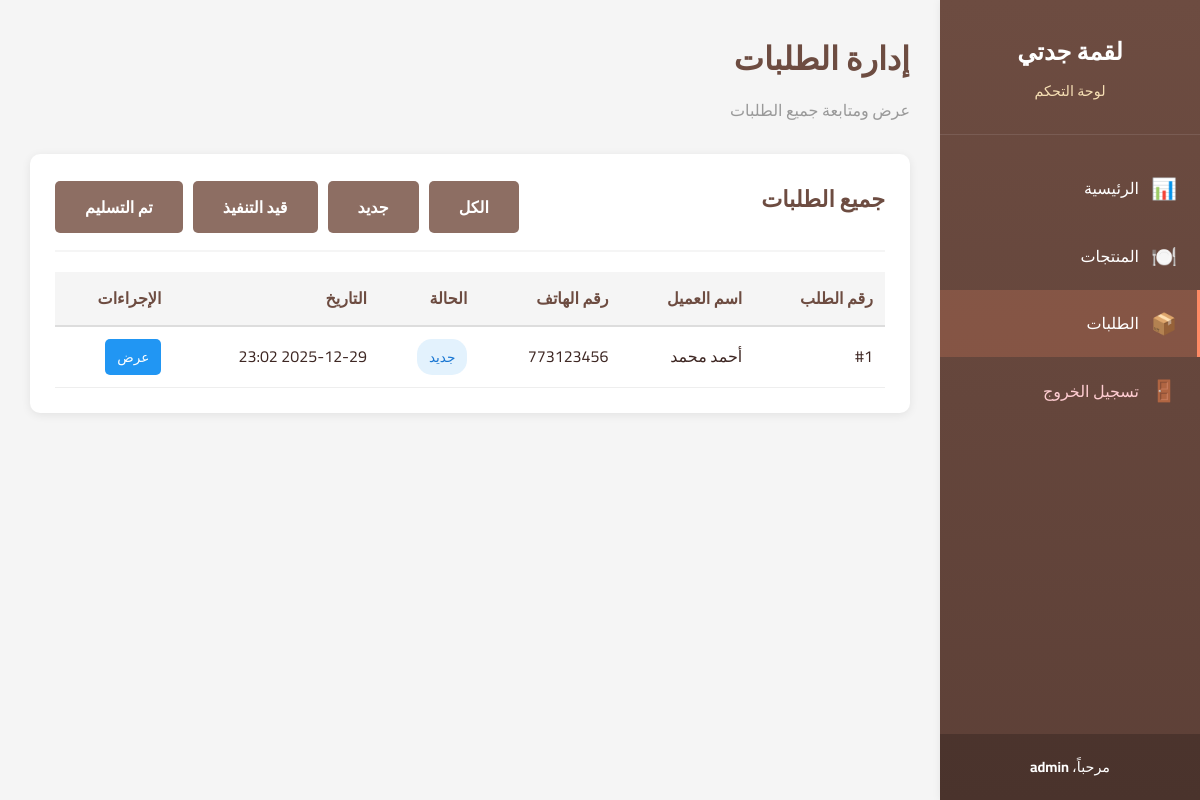
Screenshot of /admin/orders.php (signed in) with the database file from the repository.
### tables this page shows
CREATE TABLE orders (
    id INT PRIMARY KEY AUTO_INCREMENT,
    customer_name VARCHAR(100) NOT NULL,
    customer_phone VARCHAR(20) NOT NULL,
    notes TEXT,
    status VARCHAR(30) DEFAULT 'جديد',
    created_at TIMESTAMP DEFAULT CURRENT_TIMESTAMP
);

### admin/orders.php (the view, shortened to what this page needs)
<?php
$status_filter = isset($_GET['status']) ? mysqli_real_escape_string($conn, $_GET['status']) : '';
if ($status_filter) {
    $orders_query = "SELECT * FROM orders WHERE status = '$status_filter' ORDER BY created_at DESC";
} else {
    $orders_query = "SELECT * FROM orders ORDER BY created_at DESC";
}
$orders_result = mysqli_query($conn, $orders_query);
$view_order = null;
$order_items = null;
?>
<!DOCTYPE html>
<html lang="ar" dir="rtl">
<head>
    <link rel="stylesheet" href="../css/style.css">
    <link rel="stylesheet" href="admin-style.css">
</head>
<body class="admin-body">
    <aside class="admin-sidebar">
        <div class="sidebar-header">
            <h2>لقمة جدتي</h2>
            <p>لوحة التحكم</p>
        </div>
        <nav class="sidebar-nav">
            <a href="dashboard.php" class="nav-item">
                <span class="nav-icon">📊</span>
                <span>الرئيسية</span>
            </a>
            <a href="products.php" class="nav-item">
                <span class="nav-icon">🍽️</span>
                <span>المنتجات</span>
            </a>
            <a href="orders.php" class="nav-item active">
                <span class="nav-icon">📦</span>
                <span>الطلبات</span>
            </a>
            <a href="logout.php" class="nav-item logout">
                <span class="nav-icon">🚪</span>
                <span>تسجيل الخروج</span>
            </a>
        </nav>
        <div class="sidebar-footer">
            <p>مرحباً، <strong><?php echo $_SESSION['admin_username']; ?></strong></p>
        </div>
    </aside>
    <main class="admin-content">
        <header class="content-header">
            <h1>إدارة الطلبات</h1>
            <p>عرض ومتابعة جميع الطلبات</p>
        </header>
        <?php if ($view_order): ?>
            <div class="content-section">
                <div class="section-header">
                    <h2>تفاصيل الطلب #<?php echo $view_order['id']; ?></h2>
                    <a href="orders.php" class="btn btn-secondary">← العودة للطلبات</a>
                </div>
                <div style="background-color: #f5f5f5; padding: 20px; border-radius: 8px; margin-bottom: 20px;">
                    <h3 style="color: #6d4c41; margin-bottom: 15px;">معلومات العميل</h3>
                    <p><strong>الاسم:</strong> <?php echo $view_order['customer_name']; ?></p>
                    <p><strong>رقم الهاتف:</strong> <?php echo $view_order['customer_phone']; ?></p>
                    <p><strong>تاريخ الطلب:</strong> <?php echo date('Y-m-d H:i', strtotime($view_order['created_at'])); ?></p>
                    <?php if ($view_order['notes']): ?>
                        <p><strong>ملاحظات:</strong> <?php echo nl2br($view_order['notes']); ?></p>
                    <?php endif; ?>
                </div>
                <h3 style="color: #6d4c41; margin-bottom: 15px;">المنتجات المطلوبة</h3>
                <table class="admin-table">
                    <thead>
                        <tr>
                            <th>المنتج</th>
                            <th>السعر</th>
                            <th>الكمية</th>
                            <th>المجموع</th>
                        </tr>
                    </thead>
                    <tbody>
                        <?php
                        $total = 0;
                        while ($item = mysqli_fetch_assoc($order_items)) {
                            $item_total = $item['product_price'] * $item['quantity'];
                            $total += $item_total;
                            ?>
                            <tr>
                                <td><?php echo $item['product_name']; ?></td>
                                <td><?php echo number_format($item['product_price'], 2); ?> ريال</td>
                                <td><?php echo $item['quantity']; ?></td>
                                <td><?php echo number_format($item_total, 2); ?> ريال</td>
                            </tr>
                            <?php
                        }
                        ?>
                        <tr style="background-color: #f5f5f5; font-weight: 700;">
                            <td colspan="3">المجموع الكلي</td>
                            <td><?php echo number_format($total, 2); ?> ريال</td>
                        </tr>
                    </tbody>
                </table>
                <div style="margin-top: 30px; background-color: #fff3e0; padding: 20px; border-radius: 8px;">
                    <h3 style="color: #6d4c41; margin-bottom: 15px;">تحديث حالة الطلب</h3>
                    <form method="POST">
                        <input type="hidden" name="order_id" value="<?php echo $view_order['id']; ?>">
                        <div style="display: flex; gap: 15px; align-items: flex-end;">
                            <div class="form-group" style="flex: 1; margin-bottom: 0;">
                                <label for="status">الحالة الحالية</label>
                                <select id="status" name="status" class="form-group">
                                    <option value="جديد" <?php echo $view_order['status'] == 'جديد' ? 'selected' : ''; ?>>جديد</option>
                                    <option value="تم التواصل" <?php echo $view_order['status'] == 'تم التواصل' ? 'selected' : ''; ?>>تم التواصل</option>
                                    <option value="قيد التنفيذ" <?php echo $view_order['status'] == 'قيد التنفيذ' ? 'selected' : ''; ?>>قيد التنفيذ</option>
                                    <option value="تم التسليم" <?php echo $view_order['status'] == 'تم التسليم' ? 'selected' : ''; ?>>تم التسليم</option>
                                </select>
                            </div>
                            <button type="submit" name="update_status" class="btn btn-primary">تحديث الحالة</button>
                        </div>
                    </form>
                </div>
            </div>
        <?php else: ?>
            <div class="content-section">
                <div class="section-header">
                    <h2>جميع الطلبات</h2>
                    <div style="display: flex; gap: 10px;">
                        <a href="orders.php" class="btn btn-secondary">الكل</a>
                        <a href="orders.php?status=جديد" class="btn <?php echo $status_filter == 'جديد' ? 'btn-primary' : 'btn-secondary'; ?>">جديد</a>
                        <a href="orders.php?status=قيد التنفيذ" class="btn <?php echo $status_filter == 'قيد التنفيذ' ? 'btn-primary' : 'btn-secondary'; ?>">قيد التنفيذ</a>
                        <a href="orders.php?status=تم التسليم" class="btn <?php echo $status_filter == 'تم التسليم' ? 'btn-primary' : 'btn-secondary'; ?>">تم التسليم</a>
                    </div>
                </div>
                <div class="table-container">
                    <table class="admin-table">
                        <thead>
                            <tr>
                                <th>رقم الطلب</th>
                                <th>اسم العميل</th>
                                <th>رقم الهاتف</th>
                                <th>الحالة</th>
                                <th>التاريخ</th>
                                <th>الإجراءات</th>
                            </tr>
                        </thead>
                        <tbody>
                            <?php
                            if (mysqli_num_rows($orders_result) > 0) {
                                while ($order = mysqli_fetch_assoc($orders_result)) {
                                    $status_class = '';
                                    if ($order['status'] == 'جديد') $status_class = 'status-new';
                                    elseif ($order['status'] == 'تم التواصل') $status_class = 'status-contacted';
                                    elseif ($order['status'] == 'قيد التنفيذ') $status_class = 'status-processing';
                                    elseif ($order['status'] == 'تم التسليم') $status_class = 'status-delivered';
                                    ?>
                                    <tr>
                                        <td>#<?php echo $order['id']; ?></td>
                                        <td><?php echo $order['customer_name']; ?></td>
                                        <td><?php echo $order['customer_phone']; ?></td>
                                        <td><span class="status-badge <?php echo $status_class; ?>"><?php echo $order['status']; ?></span></td>
                                        <td><?php echo date('Y-m-d H:i', strtotime($order['created_at'])); ?></td>
                                        <td>
                                            <a href="orders.php?view=<?php echo $order['id']; ?>" class="btn-action btn-view">عرض</a>
                                        </td>
                                    </tr>
                                    <?php
                                }
                            } else {
                                ?>
                                <tr>
                                    <td colspan="6" style="text-align: center; color: #999;">لا توجد طلبات</td>
                                </tr>
                                <?php
                            }
                            ?>
                        </tbody>
                    </table>
                </div>
            </div>
        <?php endif; ?>
    </main>
</body>
</html>

### css/style.css (style rules this page uses)
* { margin: 0; padding: 0; box-sizing: border-box; }
body { font-family: 'Cairo', sans-serif; background-color: #faf8f5; color: #3e2723; line-height: 1.8; direction: rtl; text-align: right; }
.btn { display: inline-block; padding: 12px 30px; text-decoration: none; border-radius: 5px; font-weight: 600; transition: all 0.3s; cursor: pointer; border: none; font-size: 1rem; }
.btn-secondary { background-color: #8d6e63; color: #fff; }
.section-header { text-align: center; margin-bottom: 40px; }
.section-header h2 { font-size: 2rem; color: #6d4c41; margin-bottom: 15px; }

### admin/admin-style.css (style rules this page uses)
.admin-body { background-color: #f5f5f5; display: flex; min-height: 100vh; }
.admin-sidebar { width: 260px; background: linear-gradient(180deg, #6d4c41 0%, #5d4037 100%); color: #fff; position: fixed; height: 100vh; overflow-y: auto; box-shadow: 2px 0 10px rgba(0, 0, 0, 0.1); }
.sidebar-header { padding: 30px 20px; text-align: center; border-bottom: 1px solid rgba(255, 255, 255, 0.1); }
.sidebar-header h2 { font-size: 1.5rem; margin-bottom: 5px; }
.sidebar-header p { font-size: 0.9rem; color: #f5deb3; }
.sidebar-nav { padding: 20px 0; }
.nav-item { display: flex; align-items: center; gap: 12px; padding: 15px 20px; color: #fff; text-decoration: none; transition: all 0.3s; border-right: 3px solid transparent; }
.nav-item.active { background-color: rgba(255, 138, 101, 0.2); border-right-color: #ff8a65; }
.nav-item.logout { color: #ffcdd2; }
.nav-icon { font-size: 1.3rem; }
.sidebar-footer { position: absolute; bottom: 0; width: 100%; padding: 20px; background-color: rgba(0, 0, 0, 0.2); text-align: center; font-size: 0.9rem; }
.admin-content { margin-right: 260px; flex: 1; padding: 30px; }
.content-header { margin-bottom: 30px; }
.content-header h1 { color: #6d4c41; font-size: 2rem; margin-bottom: 8px; }
.content-header p { color: #999; font-size: 1rem; }
.content-section { background-color: #fff; padding: 25px; border-radius: 10px; box-shadow: 0 2px 10px rgba(0, 0, 0, 0.08); margin-bottom: 30px; }
.section-header { display: flex; justify-content: space-between; align-items: center; margin-bottom: 20px; padding-bottom: 15px; border-bottom: 2px solid #f5f5f5; }
.section-header h2 { color: #6d4c41; font-size: 1.4rem; }
.table-container { overflow-x: auto; }
.admin-table { width: 100%; border-collapse: collapse; }
.admin-table thead { background-color: #f5f5f5; }
.admin-table th { padding: 12px; text-align: right; color: #6d4c41; font-weight: 600; border-bottom: 2px solid #ddd; }
.admin-table td { padding: 12px; border-bottom: 1px solid #eee; }
.status-badge { padding: 5px 12px; border-radius: 15px; font-size: 0.85rem; font-weight: 500; }
.status-new { background-color: #e3f2fd; color: #1976d2; }
.btn-action { padding: 6px 12px; border-radius: 5px; text-decoration: none; font-size: 0.85rem; font-weight: 500; display: inline-block; margin-left: 5px; transition: all 0.3s; }
.btn-view { background-color: #2196f3; color: #fff; }

### rows the page displays
orders: id "1", customer_name "أحمد محمد", customer_phone "773123456", status "جديد", created_at "2025-12-29 23:02"

### other values shown
$_SESSION['admin_username'] "admin"
